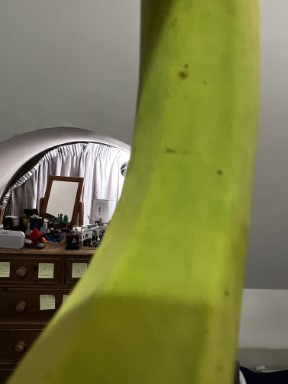
#> input picture banana_data/img/underripe/underripe (104).jpg, 288 x 384 px, found by its file name; its folder holds only this picture in this run
$ jupyter execute --allow-errors Explorasidata.ipynb
#> lines starting #> are read from the running program, lines starting #| are printed output that depends on the picture
# RGB

[cell 1]
import os
import cv2
import numpy as np
import matplotlib.pyplot as plt

def hitung_histogram_gambar(gambar):
    # Menghitung histogram untuk setiap saluran warna (R, G, B)
    hist_r = cv2.calcHist([gambar], [0], None, [256], [0, 256])
    hist_g = cv2.calcHist([gambar], [1], None, [256], [0, 256])
    hist_b = cv2.calcHist([gambar], [2], None, [256], [0, 256])

    return hist_r, hist_g, hist_b

def hitung_histogram_folder(direktori):
    # Inisialisasi array untuk menyimpan histogram total
    hist_total_r = np.zeros((256, 1))
    hist_total_g = np.zeros((256, 1))
    hist_total_b = np.zeros((256, 1))

    # Dapatkan daftar file dalam direktori
    file_list = os.listdir(direktori)

    # Melakukan perhitungan histogram untuk setiap gambar
    for file_name in file_list:
        # Baca gambar
        gambar = cv2.imread(os.path.join(direktori, file_name))

        # Hitung histogram gambar
        hist_r, hist_g, hist_b = hitung_histogram_gambar(gambar)

        # Tambahkan histogram gambar ke histogram total
        hist_total_r += hist_r
        hist_total_g += hist_g
        hist_total_b += hist_b

    return hist_total_r, hist_total_g, hist_total_b

def visualisasikan_histogram(hist_r, hist_g, hist_b):
    # Menampilkan histogram menggunakan matplotlib
    plt.figure(figsize=(9, 2))
    plt.subplot(1, 3, 1)
    plt.plot(hist_r, color='red')
    plt.title('R')
    plt.xlabel('Pixel')
    plt.ylabel('Frekeunsi')

    plt.subplot(1, 3, 2)
    plt.plot(hist_g, color='green')
    plt.title('G')
    plt.xlabel('Pixel')
    plt.ylabel('Frekuensi')

    plt.subplot(1, 3, 3)
    plt.plot(hist_b, color='blue')
    plt.title('B')
    plt.xlabel('Pixel')
    plt.ylabel('Frekuensi')

    plt.tight_layout()
    plt.show()

[cell 2]
# Lets see
print("Sebelum segmentasi")
direktori = "T:/PCD/Banana_Condensed_Three_Cat/underripe"
hist_r, hist_g, hist_b = hitung_histogram_folder(direktori)
#> in hitung_histogram_folder, gambar is the input picture: shape (384, 288, 3); mean B, G, R 71.7, 122.9, 122.4
#> in hitung_histogram_gambar, `hist_r = cv2.calcHist([gambar], [0], None, [256], [0, 256])`: hist_r = 256 values, max 3192 at index 42, min 24 at index 209, mean 432
#> in hitung_histogram_gambar, `hist_g = cv2.calcHist([gambar], [1], None, [256], [0, 256])`: hist_g = 256 values, max 2133 at index 149, min 22 at index 249, mean 432
#> in hitung_histogram_gambar, `hist_b = cv2.calcHist([gambar], [2], None, [256], [0, 256])`: hist_b = 256 values, max 2603 at index 136, min 34 at index 252, mean 432
#> in hitung_histogram_folder, `hist_total_r += hist_r`: hist_total_r has the same summary as hist_r in hitung_histogram_gambar
#> in hitung_histogram_folder, `hist_total_g += hist_g`: hist_total_g has the same summary as hist_g in hitung_histogram_gambar
#> in hitung_histogram_folder, `hist_total_b += hist_b`: hist_total_b has the same summary as hist_b in hitung_histogram_gambar
visualisasikan_histogram(hist_r, hist_g, hist_b)
#> in visualisasikan_histogram, `plt.show()`:
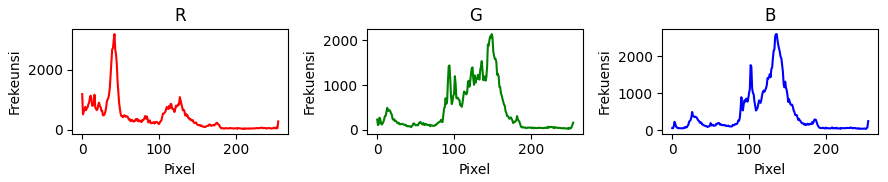
#> figure drawn by matplotlib, 3 panels; panel 1: curve peaks at x = 42, y = 3192; panel 2: curve peaks at x = 149, y = 2133; panel 3: curve peaks at x = 136, y = 2603

print("\nSesudah segmentasi")
direktori = "T:/PCD/Banana_Condensed_Three_Cat/segurp"
#> (the rest of this cell did not finish here and is left out)

visualisasikan_histogram(hist_r, hist_g, hist_b)

[cell 3]
# Lets see
print("Sebelum segmentasi")
direktori = "T:/PCD/Banana_Condensed_Three_Cat/ripe"
#> (the rest of this cell did not finish here and is left out)

visualisasikan_histogram(hist_r, hist_g, hist_b)

print("\nSesudah segmentasi")
direktori = "T:/PCD/Banana_Condensed_Three_Cat/segrp"
hist_r, hist_g, hist_b = hitung_histogram_folder(direktori)
visualisasikan_histogram(hist_r, hist_g, hist_b)

[cell 4]
# Lets see
print("Sebelum segmentasi")
direktori = "T:/PCD/Banana_Condensed_Three_Cat/overripe"
#> (the rest of this cell did not finish here and is left out)

# HSV

[cell 5]
import os
import cv2
import numpy as np
import matplotlib.pyplot as plt

def hitung_histogram_gambar(gambar):
    # Konversi gambar ke ruang warna HSV
    hsv = cv2.cvtColor(gambar, cv2.COLOR_BGR2HSV)

    # Menghitung histogram untuk setiap saluran warna (H, S, V)
    hist_h = cv2.calcHist([hsv], [0], None, [180], [0, 180])
    hist_s = cv2.calcHist([hsv], [1], None, [256], [0, 256])
    hist_v = cv2.calcHist([hsv], [2], None, [256], [0, 256])

    return hist_h, hist_s, hist_v

def hitung_histogram_folder(direktori):
    # Inisialisasi array untuk menyimpan histogram total
    hist_total_h = np.zeros((180, 1))
    hist_total_s = np.zeros((256, 1))
    hist_total_v = np.zeros((256, 1))

    # Dapatkan daftar file dalam direktori
    file_list = os.listdir(direktori)

    # Melakukan perhitungan histogram untuk setiap gambar
    for file_name in file_list:
        # Baca gambar
        gambar = cv2.imread(os.path.join(direktori, file_name))

        # Hitung histogram gambar
        hist_h, hist_s, hist_v = hitung_histogram_gambar(gambar)
#> in hitung_histogram_gambar, `hist_h = cv2.calcHist([hsv], [0], None, [180], [0, 180])`: hist_h = 180 values, max 18884 at index 30, min 0 at index 37, mean 614.4
#> in hitung_histogram_gambar, `hist_s = cv2.calcHist([hsv], [1], None, [256], [0, 256])`: hist_s = 256 values, max 4245 at index 18, min 0 at index 253, mean 432
#> in hitung_histogram_gambar, `hist_v = cv2.calcHist([hsv], [2], None, [256], [0, 256])`: hist_v = 256 values, max 2254 at index 149, min 8 at index 0, mean 432

        # Tambahkan histogram gambar ke histogram total
        hist_total_h += hist_h
        hist_total_s += hist_s
        hist_total_v += hist_v

    return hist_total_h, hist_total_s, hist_total_v

def visualisasikan_histogram(hist_h, hist_s, hist_v):
    # Menampilkan histogram menggunakan matplotlib
    plt.figure(figsize=(9, 2))
    plt.subplot(1, 3, 1)
    plt.plot(hist_h, color='red')
    plt.title('Hue')
    plt.xlabel('Pixel')
    plt.ylabel('Frekuensi')

    plt.subplot(1, 3, 2)
    plt.plot(hist_s, color='green')
    plt.title('Saturation')
    plt.xlabel('Pixel')
    plt.ylabel('Frekuensi')

    plt.subplot(1, 3, 3)
    plt.plot(hist_v, color='blue')
    plt.title('Value')
    plt.xlabel('Pixel')
    plt.ylabel('Frekuensi')

    plt.tight_layout()
    plt.show()

[cell 6]
# Lets see
print("Sebelum segmentasi")
direktori = "T:/PCD/Banana_Condensed_Three_Cat/underripe"
hist_h, hist_s, hist_v = hitung_histogram_folder(direktori)
#> in hitung_histogram_folder, `hist_total_h += hist_h`: hist_total_h has the same summary as hist_h in hitung_histogram_gambar
#> in hitung_histogram_folder, `hist_total_s += hist_s`: hist_total_s has the same summary as hist_s in hitung_histogram_gambar
#> in hitung_histogram_folder, `hist_total_v += hist_v`: hist_total_v has the same summary as hist_v in hitung_histogram_gambar
visualisasikan_histogram(hist_h, hist_s, hist_v)
#> in visualisasikan_histogram, `plt.show()`:
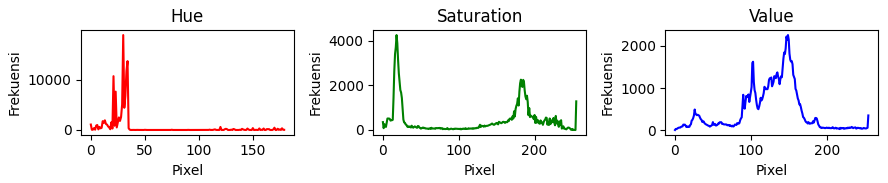
#> figure drawn by matplotlib, 3 panels; panel 1: curve peaks at x = 30, y = 18884; panel 2: curve peaks at x = 18, y = 4245; panel 3: curve peaks at x = 149, y = 2254

print("\nSesudah segmentasi")
direktori = "T:/PCD/Banana_Condensed_Three_Cat/segurp"
#> (the rest of this cell did not finish here and is left out)

visualisasikan_histogram(hist_h, hist_s, hist_v)

[cell 7]
# Lets see
print("Sebelum segmentasi")
direktori = "T:/PCD/Banana_Condensed_Three_Cat/ripe"
#> (the rest of this cell did not finish here and is left out)

visualisasikan_histogram(hist_h, hist_s, hist_v)

print("\nSesudah segmentasi")
direktori = "T:/PCD/Banana_Condensed_Three_Cat/segrp"
hist_h, hist_s, hist_v = hitung_histogram_folder(direktori)
visualisasikan_histogram(hist_h, hist_s, hist_v)

[cell 8]
# Lets see
print("Sebelum segmentasi")
direktori = "T:/PCD/Banana_Condensed_Three_Cat/overripe"
#> (the rest of this cell did not finish here and is left out)

# LAB

[cell 9]
import os
import cv2
import numpy as np
import matplotlib.pyplot as plt

def hitung_histogram_gambar(gambar):
    # Konversi gambar ke ruang warna LAB
    lab = cv2.cvtColor(gambar, cv2.COLOR_BGR2LAB)

    # Menghitung histogram untuk setiap saluran warna (L, A, B)
    hist_l = cv2.calcHist([lab], [0], None, [256], [0, 256])
    hist_a = cv2.calcHist([lab], [1], None, [256], [0, 256])
    hist_be = cv2.calcHist([lab], [2], None, [256], [0, 256])

    return hist_l, hist_a, hist_be

def hitung_histogram_folder(direktori):
    # Inisialisasi array untuk menyimpan histogram total
    hist_total_l = np.zeros((256, 1))
    hist_total_a = np.zeros((256, 1))
    hist_total_be = np.zeros((256, 1))

    # Dapatkan daftar file dalam direktori
    file_list = os.listdir(direktori)

    # Melakukan perhitungan histogram untuk setiap gambar
    for file_name in file_list:
        # Baca gambar
        gambar = cv2.imread(os.path.join(direktori, file_name))

        # Hitung histogram gambar
        hist_l, hist_a, hist_be = hitung_histogram_gambar(gambar)
#> in hitung_histogram_gambar, `hist_l = cv2.calcHist([lab], [0], None, [256], [0, 256])`: hist_l = 256 values, max 2414 at index 149, min 0 at index 4, mean 432
#> in hitung_histogram_gambar, `hist_a = cv2.calcHist([lab], [1], None, [256], [0, 256])`: hist_a = 256 values, max 16745 at index 128, min 0 at index 0, mean 432
#> in hitung_histogram_gambar, `hist_be = cv2.calcHist([lab], [2], None, [256], [0, 256])`: hist_be = 256 values, max 17754 at index 132, min 0 at index 0, mean 432

        # Tambahkan histogram gambar ke histogram total
        hist_total_l += hist_l
        hist_total_a += hist_a
        hist_total_be += hist_be

    return hist_total_l, hist_total_a, hist_total_be

def visualisasikan_histogram(hist_l, hist_a, hist_be):
    # Menampilkan histogram menggunakan matplotlib
    plt.figure(figsize=(9, 2))
    plt.subplot(1, 3, 1)
    plt.plot(hist_l, color='black')
    plt.title('L')
    plt.xlabel('Pixel')
    plt.ylabel('Frekuensi')

    plt.subplot(1, 3, 2)
    plt.plot(hist_a, color='green')
    plt.title('A')
    plt.xlabel('Pixel')
    plt.ylabel('Frekuensi')

    plt.subplot(1, 3, 3)
    plt.plot(hist_b, color='blue')
    plt.title('B*')
    plt.xlabel('Pixel')
    plt.ylabel('Frekuensi')

    plt.tight_layout()
    plt.show()

[cell 10]
# Lets see
print("Sebelum segmentasi")
direktori = "T:/PCD/Banana_Condensed_Three_Cat/underripe"
hist_l, hist_a, hist_be = hitung_histogram_folder(direktori)
#> in hitung_histogram_folder, `hist_total_l += hist_l`: hist_total_l has the same summary as hist_l in hitung_histogram_gambar
#> in hitung_histogram_folder, `hist_total_a += hist_a`: hist_total_a has the same summary as hist_a in hitung_histogram_gambar
#> in hitung_histogram_folder, `hist_total_be += hist_be`: hist_total_be has the same summary as hist_be in hitung_histogram_gambar
visualisasikan_histogram(hist_l, hist_a, hist_be)
#> in visualisasikan_histogram, `plt.show()`:
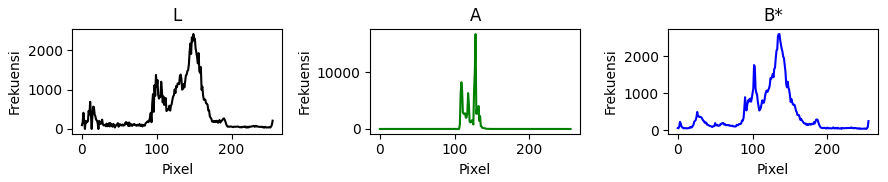
#> figure drawn by matplotlib, 3 panels; panel 1: curve peaks at x = 149, y = 2414; panel 2: curve peaks at x = 128, y = 16745; panel 3: curve peaks at x = 136, y = 2603

print("\nSesudah segmentasi")
direktori = "T:/PCD/Banana_Condensed_Three_Cat/segurp"
#> (the rest of this cell did not finish here and is left out)

visualisasikan_histogram(hist_l, hist_a, hist_be)

[cell 11]
# Lets see
print("Sebelum segmentasi")
direktori = "T:/PCD/Banana_Condensed_Three_Cat/ripe"
#> (the rest of this cell did not finish here and is left out)

$ run again, on banana_data/img/underripe/underripe (136).jpg
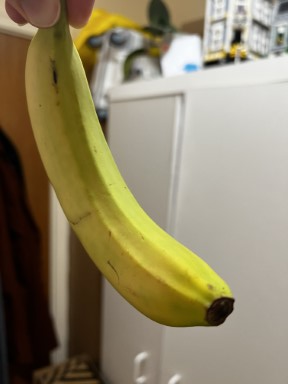
#> input picture banana_data/img/underripe/underripe (136).jpg, 288 x 384 px, found by its file name
#> in hitung_histogram_folder, gambar is the input picture: shape (384, 288, 3); mean B, G, R 102.6, 132, 143
#> in hitung_histogram_gambar, `hist_r = cv2.calcHist([gambar], [0], None, [256], [0, 256])`: hist_r = 256 values, max 3602 at index 0, min 20 at index 241, mean 432
#> in hitung_histogram_gambar, `hist_g = cv2.calcHist([gambar], [1], None, [256], [0, 256])`: hist_g = 256 values, max 1352 at index 2, min 0 at index 254, mean 432
#> in hitung_histogram_gambar, `hist_b = cv2.calcHist([gambar], [2], None, [256], [0, 256])`: hist_b = 256 values, max 1113 at index 163, min 0 at index 251, mean 432
#> hist_total_r has the same summary as hist_r in hitung_histogram_gambar
#> hist_total_g has the same summary as hist_g in hitung_histogram_gambar
#> hist_total_b has the same summary as hist_b in hitung_histogram_gambar
#> hsv: shape (384, 288, 3); mean H, S, V 23.5, 98.4, 143.5
#> in hitung_histogram_gambar, `hist_h = cv2.calcHist([hsv], [0], None, [180], [0, 180])`: hist_h = 180 values, max 8879 at index 22, min 0 at index 47, mean 614.4
#> in hitung_histogram_gambar, `hist_s = cv2.calcHist([hsv], [1], None, [256], [0, 256])`: hist_s = 256 values, max 4328 at index 7, min 0 at index 1, mean 432
#> in hitung_histogram_gambar, `hist_v = cv2.calcHist([hsv], [2], None, [256], [0, 256])`: hist_v = 256 values, max 1112 at index 163, min 0 at index 0, mean 432
#> hist_total_h has the same summary as hist_h in hitung_histogram_gambar
#> hist_total_s has the same summary as hist_s in hitung_histogram_gambar
#> hist_total_v has the same summary as hist_v in hitung_histogram_gambar
#> in visualisasikan_histogram, `plt.show()`:
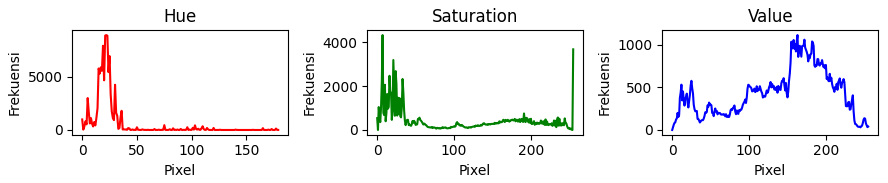
#> figure drawn by matplotlib, 3 panels; panel 1: curve peaks at x = 22, y = 8879; panel 2: curve peaks at x = 7, y = 4328; panel 3: curve peaks at x = 163, y = 1112
#> lab: shape (384, 288, 3); mean of channels 0, 1, 2 139, 128.6, 145
#> in hitung_histogram_gambar, `hist_l = cv2.calcHist([lab], [0], None, [256], [0, 256])`: hist_l = 256 values, max 1763 at index 2, min 0 at index 4, mean 432
#> in hitung_histogram_gambar, `hist_a = cv2.calcHist([lab], [1], None, [256], [0, 256])`: hist_a = 256 values, max 21376 at index 127, min 0 at index 0, mean 432
#> in hitung_histogram_gambar, `hist_be = cv2.calcHist([lab], [2], None, [256], [0, 256])`: hist_be = 256 values, max 10543 at index 134, min 0 at index 0, mean 432
#> hist_total_l has the same summary as hist_l in hitung_histogram_gambar
#> hist_total_a has the same summary as hist_a in hitung_histogram_gambar
#> hist_total_be has the same summary as hist_be in hitung_histogram_gambar
#> in visualisasikan_histogram, `plt.show()`:
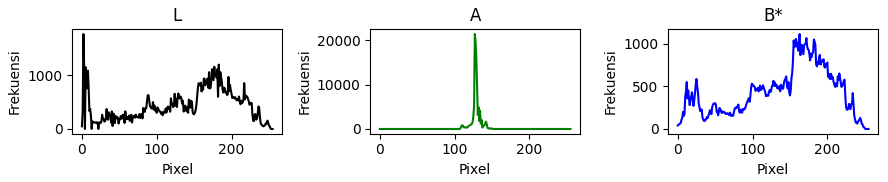
#> figure drawn by matplotlib, 3 panels; panel 1: curve peaks at x = 2, y = 1763; panel 2: curve peaks at x = 127, y = 21376; panel 3: curve peaks at x = 163, y = 1113

$ run again, on banana_data/img/underripe/underripe (14).jpg
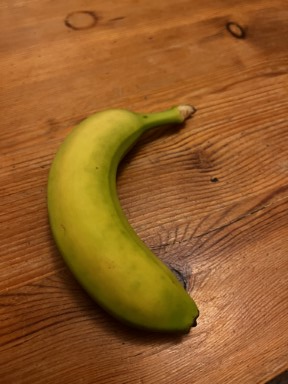
#> input picture banana_data/img/underripe/underripe (14).jpg, 288 x 384 px, found by its file name
#> in hitung_histogram_folder, gambar is the input picture: shape (384, 288, 3); mean B, G, R 39.4, 93.2, 146.9
#> in hitung_histogram_gambar, `hist_r = cv2.calcHist([gambar], [0], None, [256], [0, 256])`: hist_r = 256 values, max 3106 at index 0, min 0 at index 145, mean 432
#> in hitung_histogram_gambar, `hist_g = cv2.calcHist([gambar], [1], None, [256], [0, 256])`: hist_g = 256 values, max 2133 at index 99, min 0 at index 188, mean 432
#> in hitung_histogram_gambar, `hist_b = cv2.calcHist([gambar], [2], None, [256], [0, 256])`: hist_b = 256 values, max 2077 at index 164, min 0 at index 0, mean 432
#> hist_total_r has the same summary as hist_r in hitung_histogram_gambar
#> hist_total_g has the same summary as hist_g in hitung_histogram_gambar
#> hist_total_b has the same summary as hist_b in hitung_histogram_gambar
#> hsv: shape (384, 288, 3); mean H, S, V 14.7, 191.5, 146.9
#> in hitung_histogram_gambar, `hist_h = cv2.calcHist([hsv], [0], None, [180], [0, 180])`: hist_h = 180 values, max 33579 at index 13, min 0 at index 32, mean 614.4
#> in hitung_histogram_gambar, `hist_s = cv2.calcHist([hsv], [1], None, [256], [0, 256])`: hist_s = 256 values, max 3106 at index 255, min 0 at index 0, mean 432
#> in hitung_histogram_gambar, `hist_v = cv2.calcHist([hsv], [2], None, [256], [0, 256])`: hist_v has the same summary as hist_b
#> in hitung_histogram_folder, `hist_h, hist_s, hist_v = hitung_histogram_gambar(gambar)`: hist_v has the same summary as hist_b in hitung_histogram_gambar
#> hist_total_h has the same summary as hist_h in hitung_histogram_gambar
#> hist_total_s has the same summary as hist_s in hitung_histogram_gambar
#> hist_total_v has the same summary as hist_b in hitung_histogram_gambar
#> `hist_h, hist_s, hist_v = hitung_histogram_folder(direktori)`: hist_v has the same summary as hist_b in hitung_histogram_gambar
#> in visualisasikan_histogram, `plt.show()`:
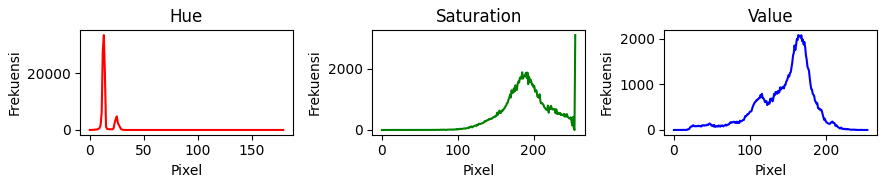
#> figure drawn by matplotlib, 3 panels; panel 1: curve peaks at x = 13, y = 33579; panel 2: curve peaks at x = 255, y = 3106; panel 3: curve peaks at x = 164, y = 2077
#> lab: shape (384, 288, 3); mean of channels 0, 1, 2 113.3, 145.1, 166
#> in hitung_histogram_gambar, `hist_l = cv2.calcHist([lab], [0], None, [256], [0, 256])`: hist_l = 256 values, max 2322 at index 124, min 0 at index 0, mean 432
#> in hitung_histogram_gambar, `hist_a = cv2.calcHist([lab], [1], None, [256], [0, 256])`: hist_a = 256 values, max 17044 at index 150, min 0 at index 0, mean 432
#> in hitung_histogram_gambar, `hist_be = cv2.calcHist([lab], [2], None, [256], [0, 256])`: hist_be = 256 values, max 7794 at index 161, min 0 at index 0, mean 432
#> hist_total_l has the same summary as hist_l in hitung_histogram_gambar
#> hist_total_a has the same summary as hist_a in hitung_histogram_gambar
#> hist_total_be has the same summary as hist_be in hitung_histogram_gambar
#> in visualisasikan_histogram, `plt.show()`:
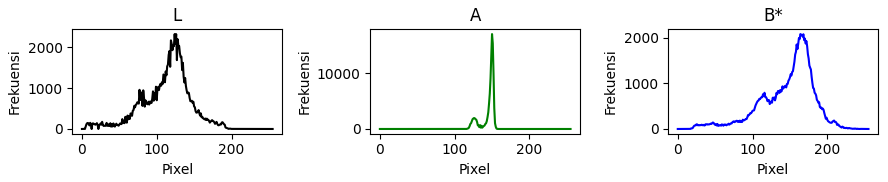
#> figure drawn by matplotlib, 3 panels; panel 1: curve peaks at x = 124, y = 2322; panel 2: curve peaks at x = 150, y = 17044; panel 3: curve peaks at x = 164, y = 2077

$ run again, on banana_data/img/underripe/underripe (142).jpg
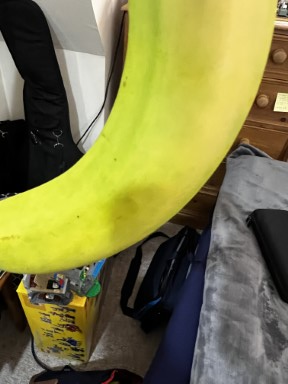
#> input picture banana_data/img/underripe/underripe (142).jpg, 288 x 384 px, found by its file name
#> in hitung_histogram_folder, gambar is the input picture: shape (384, 288, 3); mean B, G, R 71.6, 123.7, 126.8
#> in hitung_histogram_gambar, `hist_r = cv2.calcHist([gambar], [0], None, [256], [0, 256])`: hist_r = 256 values, max 2273 at index 0, min 0 at index 243, mean 432
#> in hitung_histogram_gambar, `hist_g = cv2.calcHist([gambar], [1], None, [256], [0, 256])`: hist_g = 256 values, max 1380 at index 222, min 3 at index 254, mean 432
#> in hitung_histogram_gambar, `hist_b = cv2.calcHist([gambar], [2], None, [256], [0, 256])`: hist_b = 256 values, max 1241 at index 0, min 12 at index 253, mean 432
#> hist_total_r has the same summary as hist_r in hitung_histogram_gambar
#> hist_total_g has the same summary as hist_g in hitung_histogram_gambar
#> hist_total_b has the same summary as hist_b in hitung_histogram_gambar
#> hsv: shape (384, 288, 3); mean H, S, V 41.3, 102.6, 130.6
#> in hitung_histogram_gambar, `hist_h = cv2.calcHist([hsv], [0], None, [180], [0, 180])`: hist_h = 180 values, max 12442 at index 0, min 0 at index 81, mean 614.4
#> in hitung_histogram_gambar, `hist_s = cv2.calcHist([hsv], [1], None, [256], [0, 256])`: hist_s = 256 values, max 12013 at index 0, min 0 at index 1, mean 432
#> in hitung_histogram_gambar, `hist_v = cv2.calcHist([hsv], [2], None, [256], [0, 256])`: hist_v = 256 values, max 1194 at index 227, min 12 at index 253, mean 432
#> hist_total_h has the same summary as hist_h in hitung_histogram_gambar
#> hist_total_s has the same summary as hist_s in hitung_histogram_gambar
#> hist_total_v has the same summary as hist_v in hitung_histogram_gambar
#> in visualisasikan_histogram, `plt.show()`:
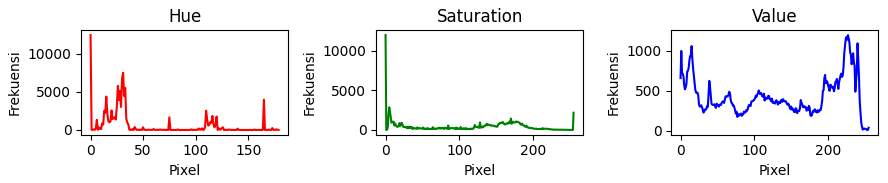
#> figure drawn by matplotlib, 3 panels; panel 1: curve peaks at x = 0, y = 12442; panel 2: curve peaks at x = 0, y = 12013; panel 3: curve peaks at x = 227, y = 1194
#> lab: shape (384, 288, 3); mean of channels 0, 1, 2 126.2, 123.2, 153.4
#> in hitung_histogram_gambar, `hist_l = cv2.calcHist([lab], [0], None, [256], [0, 256])`: hist_l = 256 values, max 2160 at index 1, min 0 at index 4, mean 432
#> in hitung_histogram_gambar, `hist_a = cv2.calcHist([lab], [1], None, [256], [0, 256])`: hist_a = 256 values, max 26294 at index 128, min 0 at index 0, mean 432
#> in hitung_histogram_gambar, `hist_be = cv2.calcHist([lab], [2], None, [256], [0, 256])`: hist_be = 256 values, max 17017 at index 128, min 0 at index 0, mean 432
#> hist_total_l has the same summary as hist_l in hitung_histogram_gambar
#> hist_total_a has the same summary as hist_a in hitung_histogram_gambar
#> hist_total_be has the same summary as hist_be in hitung_histogram_gambar
#> in visualisasikan_histogram, `plt.show()`:
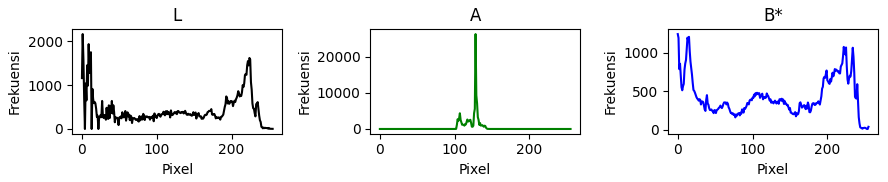
#> figure drawn by matplotlib, 3 panels; panel 1: curve peaks at x = 1, y = 2160; panel 2: curve peaks at x = 128, y = 26294; panel 3: curve peaks at x = 0, y = 1241
